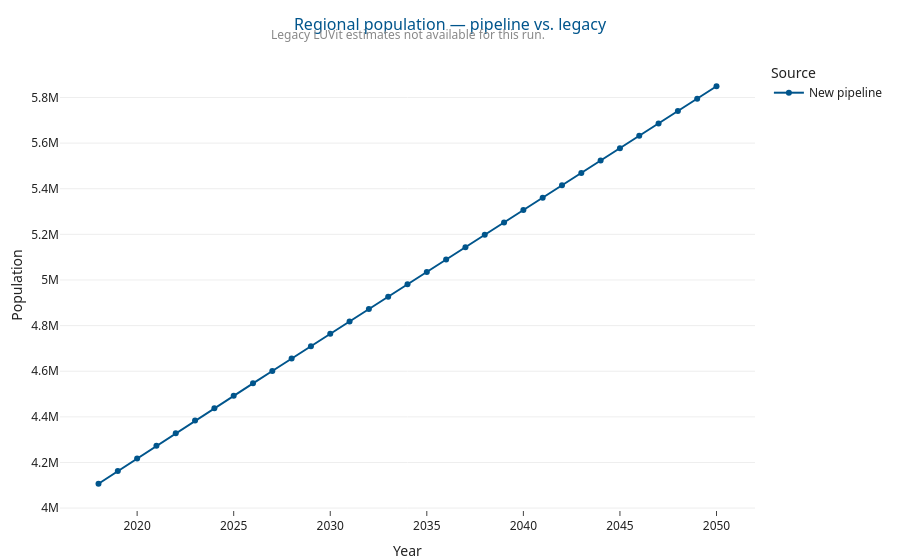

The cell this chart's notebook holds for it:
### Markdown cell above
## Regional total — controls vs. legacy LUVit

### Code cell
reg = load_unrolled_regional()[['year', 'total_pop']].copy()
reg['source'] = 'New pipeline'
legacy = load_legacy_pop()
frames = [reg]
if legacy is not None:
    leg = legacy.rename(columns={c: c.lower() for c in legacy.columns})
    if 'year' in leg.columns and 'total_pop' in leg.columns:
        leg = leg[['year', 'total_pop']].copy()
        leg['source'] = 'Legacy LUVit'
        frames.append(leg)
compare = pd.concat(frames, ignore_index=True)
fig = px.line(
    compare, x='year', y='total_pop', color='source', markers=True,
    title='Regional population — pipeline vs. legacy',
    labels={'total_pop': 'Population', 'year': 'Year', 'source': 'Source'},
)
if legacy is None:
    fig.add_annotation(
        text='Legacy LUVit estimates not available for this run.',
        xref='paper', yref='paper', x=0.5, y=1.08,
        showarrow=False, font=dict(color='#888'),
    )
apply_plotly_theme(fig)

### Figure 1 — Plotly figure (JSON) as saved in the notebook; plotly's stock layout.template omitted (floating-point values rounded to 4 significant figures)
{"data": [{"hovertemplate": "Source=New pipeline<br>Year=%{x}<br>Population=%{y}<extra></extra>", "legendgroup": "New pipeline", "line": {"color": "#00558C", "dash": "solid"}, "marker": {"symbol": "circle"}, "mode": "lines+markers", "name": "New pipeline", "orientation": "v", "showlegend": true, "type": "scatter", "x": [2018, 2019, 2020, 2021, 2022, 2023, 2024, 2025, 2026, 2027, 2028, 2029, 2030, 2031, 2032, 2033, 2034, 2035, 2036, 2037, 2038, 2039, 2040, 2041, 2042, 2043, 2044, 2045, 2046, 2047, 2048, 2049, 2050], "xaxis": "x", "y": [4106713, 4162158, 4217608, 4273051, 4328498, 4383940, 4438217, 4492491, 4546764, 4601036, 4655310, 4709584, 4763855, 4818127, 4872405, 4926670, 4980948, 5035218, 5089491, 5143768, 5198043, 5252316, 5306580, 5360848, 5415136, 5469408, 5523675, 5577952, 5632227, 5686492, 5740770, 5795039, 5849315], "yaxis": "y"}], "layout": {"annotations": [{"font": {"color": "#888"}, "showarrow": false, "text": "Legacy LUVit estimates not available for this run.", "x": 0.5, "xref": "paper", "y": 1.08, "yref": "paper"}], "legend": {"title": {"text": "Source"}, "tracegroupgap": 0}, "title": {"text": "Regional population — pipeline vs. legacy"}, "xaxis": {"anchor": "y", "domain": [0, 1], "title": {"text": "Year"}}, "yaxis": {"anchor": "x", "domain": [0, 1], "title": {"text": "Population"}}}}
